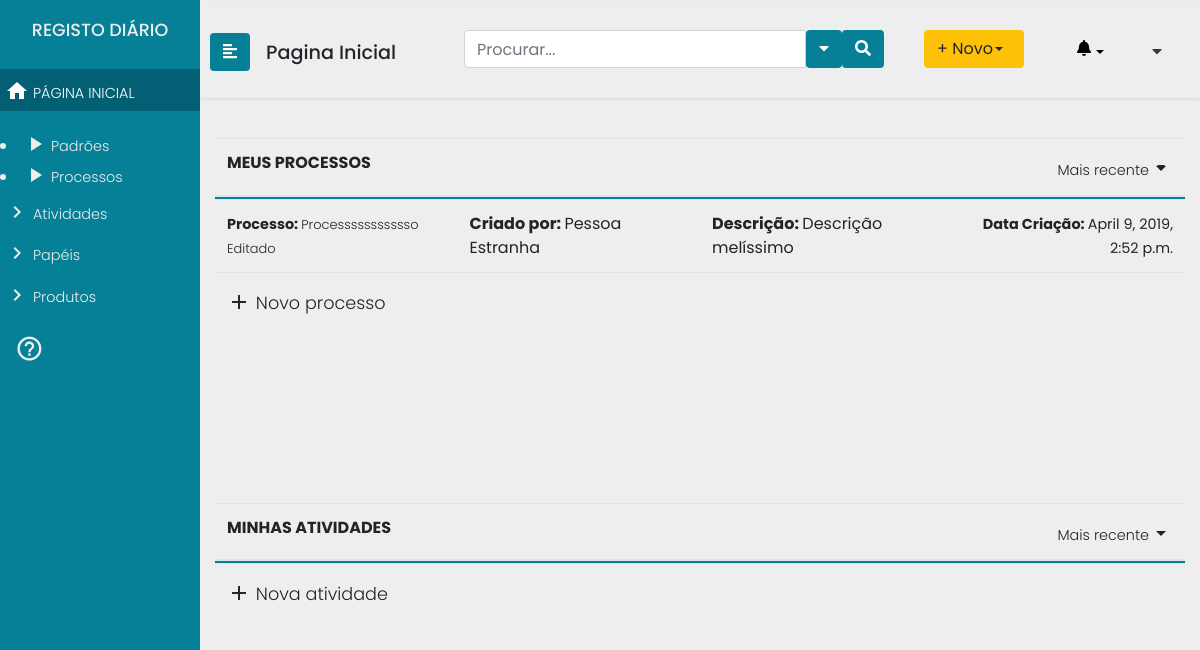
Page /gparea on the committed database.
### main/models.py (models this page shows, shortened)
class Process(models.Model):
        process_name = models.CharField(max_length=200)
        user = models.ForeignKey(User,null=True,on_delete=models.SET_NULL)
        creation_date = models.DateTimeField("date created", default=django.utils.timezone.now())
        description = models.TextField(max_length=200)

class User(AbstractUser):
    id = models.AutoField(db_column='ID',primary_key=True)
    username = models.CharField(db_column='UserName',
                                max_length=255,
                                unique=True,
                                blank=True,
                                null=True)
    useremail = models.CharField(db_column='UserEmail',
                                 max_length=255,
                                 blank=True,
                                 null=True)
    password = models.CharField(db_column='Password',
                                max_length=255,
                                blank=True,null=True)
    organization = models.ForeignKey(Organization, null=True, on_delete=models.SET_NULL)
    class Meta:
        managed = True
        db_table = 'User'
        permissions = (
            ("test_GProc", "Teste de permissao geral Gestor de Processos"),
            ("test_Analist", "Teste de permissao geral Analista"),
            ("test_Func", "Teste de permissao geral Funcionário"),
            ("test_Admin", "Teste de permissao geral Administrador"),)

### main/views.py (the view)
# urls.py: path("gparea", views.gparea, name="gparea"),
def gparea(request):
	return render(request=request,
				  template_name="main/gparea.html",
				   context={"procs": Process.objects.all(), "acts": Activity.objects.all()})

### main/templates/main/gparea.html (shortened to what this page needs)
{% extends "main/header2.html" %}
{% block content %}
	<body>
		<div class="wrapper">
			<nav id="sidebar" class="navbar-info" style="background:#058096;">
				<div class="sidebar-header" style="background:#058096;">
					<h4>REGISTO DIÁRIO</h4>
				</div>
				<ul class="list-unstyled components">
					<li class="active">
						<a href=""><i class="material-icons">home</i> PÁGINA INICIAL</a>
					</li>
				</ul>
					<li>
						<a href="#"><i class="material-icons">play_arrow</i> Padrões</a>
					</li>
					<li>
						<a href="#"><i class="material-icons">play_arrow</i> Processos</a>
					</li>
					<ul class="list-unstyled components">
						<li>
							<a href="#"><i class="material-icons">keyboard_arrow_right</i> Atividades</a>
						</li>
						<li>
							<a href="#"><i class="material-icons">keyboard_arrow_right</i> Papéis</a>
						</li>
						<li>
							<a href="#"><i class="material-icons">keyboard_arrow_right</i> Produtos</a>
						</li>
					</ul>
				<div class="CTAs">
                    <a href="#"><i class="material-icons">help_outline</i></a>
				</div>
			</nav>
			<div id="content">
				<nav class="navbar navbar-expand-lg navbar-light">
					<button type="button" id="sidebarCollapse" class="btn text-white" style="background:#058096;">
                        <i class="fas fa-align-left"></i>
					</button>
					<div class="navegation">
						<h3 style="margin-top:10px;">Pagina Inicial</h3>
					</div>
					<div class="collapse navbar-collapse" id="navbarTogglerDemo03">
						<ul class="navbar-nav ml-auto mt-2 mt-lg-0">
							<li class="sidebar-search nav-item active">
								<form class="form-inline input-group  custom-search-form">
									<input type="text"  class="form-control" placeholder="Procurar...">
									<button class="btn btn-default text-white" type="button"  data-toggle="dropdown" aria-haspopup="true" aria-expanded="false">
										<i class="fa fa-caret-down"></i>
									</button>
									<span class="input-group-btn">
										<button class="btn btn-default text-white">
											<i class="fa fa-search"></i>
										</button>
									</span>
								</form>
							</li>
							<li class="nav-item">
								<div class="btn-group">
									<button type="button" class="btn btn-warning dropdown-toggle text-left" style="width:100px;" data-toggle="dropdown" aria-haspopup="true" aria-expanded="false">+ Novo </button>
								</div>
							</li>
							<li class="dropdown for-notification">
								<button class="btn btn-default dropdown-toggle notification" type="button" id="notification" data-toggle="dropdown" aria-haspopup="true" aria-expanded="false">
									<i class="fa fa-bell"></i>
								</button>
							</li>
							<li class="nav-item dropdown">
								<a class="nav-link text-left text-dark" style="font-size:1em;" data-toggle="dropdown" href="#" role="button" aria-haspopup="true" aria-expanded="false">{{user.username}}<i class="fa fa-caret-down"></i></a>
							</li>
						</ul>
					</div>
				</nav>
				<div class="container">
					<table class="table table-hover header-fixed">
						<thead>
							<tr class="d-flex">
								<th class="col-9">MEUS PROCESSOS</th>
								<th class="col-3 text-right">
									<a class="dropdown-toggle" id="sidebarCollapse" data-toggle="dropdown" href="#" role="button" aria-haspopup="true" aria-expanded="false"><span>Mais recente</span><i class="material-icons">arrow_drop_down</i></a>
								</th>
							</tr>
						</thead>
						<tbody>
								{% for proc in procs %}
								<tr class="d-flex">
										<td class="col-3"><span><b>Processo: </b><a href="#">{{proc.process_name}} </a></span></td>
										<td class="col-3"><b>Criado por: </b> {{proc.user.username}} </td>
										<td class="col-3"><b>Descrição: </b>{{proc.description}}</span></td>
										<td class="col-3 text-right"><span><b>Data Criação: </b>{{proc.creation_date}}</span></td>
									</tr>
									{% endfor %}
							<tr class="d-flex">
								<td class="col-9"><b><a href="#" class="novo"><i class="material-icons">add</i> Novo processo</a></b></td>
								<td class="col-3 text-right"></td>
							</tr>
						</tbody>
					</table>
					<div class="brk">
					</div>
					<table class="table table-hover header-fixed">
						<thead>
							<tr class="d-flex">
								<th class="col-9">MINHAS ATIVIDADES</th>
								<th class="col-3 text-right">
									<a class="ropdown-toggle" id="sidebarCollapse" data-toggle="dropdown" href="#" role="button" aria-haspopup="true" aria-expanded="false"><span>Mais recente</span><i class="material-icons">arrow_drop_down</i></a>
								</th>
							</tr>
						</thead>
						<tbody>
							<tr class="d-flex">
								<td class="col-9"><b><a href="criaratividade.html" class="novo"><i class="material-icons">add</i> Nova atividade</a></b></td>
								<td class="col-3 text-right"></td>
							</tr>
						</tbody>
					</table>
				</div>
            </div>
		</div>
	</body>
</html>
{% endblock %}

### main/templates/main/header2.html (shortened to what this page needs)
<!DOCTYPE html>
<head>
  {% load static %}
<link rel="stylesheet" href="https://stackpath.bootstrapcdn.com/bootstrap/4.1.0/css/bootstrap.min.css">
  <link href="{% static 'main/css/menu.css' %}" rel="stylesheet">
</head>
<body>
    {% block content %}
    {% endblock %}
</body>
</body>
</html>

### main/static/main/css/menu.css (style rules this page uses)
body { font-family: 'Poppins', sans-serif; background: #eee; }
h3 { font-family: 'Poppins', sans-serif; font-size: 1.2em; }
h4 { font-family: 'Poppins', sans-serif; font-size: 1.1em; }
p,a { font-family: 'Poppins', sans-serif; font-size: 0.9em; font-weight: 300; line-height: 1.7em; color: #999; }
a,a:hover,a:focus { color: inherit; text-decoration: none; transition: all 0.3s; }
.navbar { padding: 15px 10px; border: none; border-radius: 0; margin-bottom: 40px; box-shadow: 1px 1px 3px rgba(0, 0, 0, 0.1); }
.wrapper { display: flex; width: 100%; align-items: stretch; }
#sidebar { min-width: 200px; max-width: 200px; color: #eeeeee; transition: all 0.3s; }
#sidebar .sidebar-header { padding: 20px 0px 20px 0px; text-align: center; background: #000; }
#sidebar ul.components { padding: 0px 0px 0px 0px; }
a i { position: relative; top: 5px; font-size: 0.9em; }
#sidebar ul li a { padding: 5px; font-size: 0.9em; display: block; }
#sidebar ul li.active>a { color: #fff; background: #036074; }
.dropdown-toggle::after { display: block; position: absolute; top: 50%; right: 20px; transform: translateY(-50%); }
.CTAs { padding:0px 0px 0px 0px; }
.CTAs a { bottom:10px; display: block; border-radius: 5px; margin-left: 15px; }
.CTAs a i { font-size:2em; }
.collapse ul li { padding:10px 20px 10px 20px; }
#content { width: 100vw; padding: 5px 0px 5px 0px; min-height: 100vh; transition: all 0.3s; }
thead > tr { border-bottom: 2px solid #058096; }
td span { font-size:0.9em; }
.novo { font-size:1.1em; }
form button { background:#058096; }
.header-fixed { width: 100%; }
.header-fixed > thead, .header-fixed > tbody, .header-fixed > thead > tr, .header-fixed > tbody > tr, .header-fixed > thead > tr > th, .header-fixed > tbody > tr > td { display: block; }
.header-fixed > tbody > tr:after, .header-fixed > thead > tr:after { content: ' '; display: block; visibility: hidden; clear: both; }
.header-fixed > tbody { overflow-y: auto; height: 30vh; }
.header-fixed > tbody > tr > td, .header-fixed > thead > tr > th { width: 20%; float: left; }
.notification { background:#EEEEEE; }
.navegation { padding: 0px 1em; }
.brk { height:6vh; }

### rows in the picture
Process: process_name "Processssssssssso Editado", user.username "Pessoa Estranha", description "Descrição melíssimo", creation_date "April 9, 2019, 2:52 p.m."
